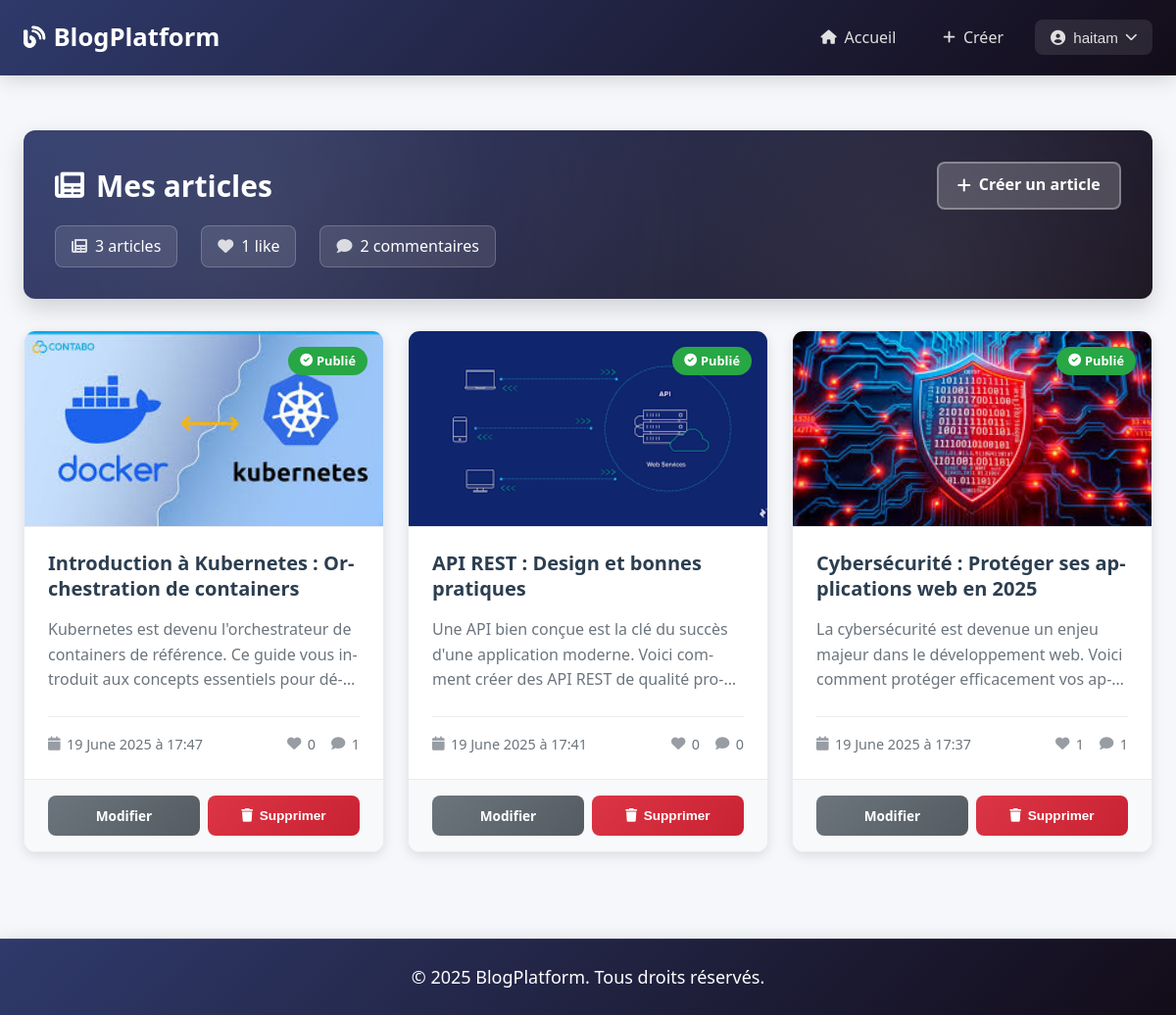
The app's page /my-articles (signed in) with its own data.
### tables this page shows
CREATE TABLE users (
                id INTEGER PRIMARY KEY AUTOINCREMENT,
                username TEXT UNIQUE NOT NULL,
                email TEXT UNIQUE NOT NULL,
                password_hash TEXT NOT NULL,
                created_at TIMESTAMP DEFAULT CURRENT_TIMESTAMP
            );

CREATE TABLE articles (
                id INTEGER PRIMARY KEY AUTOINCREMENT,
                title TEXT NOT NULL,
                description TEXT,
                content TEXT NOT NULL,
                image_filename TEXT,
                author_id INTEGER NOT NULL,
                created_at TIMESTAMP DEFAULT CURRENT_TIMESTAMP,
                updated_at TIMESTAMP DEFAULT CURRENT_TIMESTAMP,
                FOREIGN KEY (author_id) REFERENCES users (id)
            );

### main.py (the view)
@app.route("/my-articles")
def my_articles():
    user = get_current_user()
    if not user:
        return redirect(url_for("login"))
    articles = db.get_user_articles(user["id"])
    return render_template(
        "user/my_articles.html",
        title="Mes articles - Blog Platform",
        user=user,
        articles=articles
    )

### database.py (called while the page is built)
    def get_connection(self):
        conn = sqlite3.connect(self.db_path)
        conn.row_factory = sqlite3.Row
        return conn

    def get_user_articles(self, user_id):
        conn = self.get_connection()
        cursor = conn.cursor()
        cursor.execute('''
            SELECT a.*, u.username as author_name,
                   (SELECT COUNT(*) FROM likes WHERE article_id = a.id) as likes_count,
                   (SELECT COUNT(*) FROM comments WHERE article_id = a.id) as comments_count
            FROM articles a
            JOIN users u ON a.author_id = u.id
            WHERE a.author_id = ?
            ORDER BY a.created_at DESC
        ''', (user_id,))
        articles = cursor.fetchall()
        conn.close()
        return [dict(article) for article in articles]

### main.py (called while the page is built)
@app.template_filter('format_date')
def format_date_filter(date_value):
    if isinstance(date_value, str):
        try:
            date_value = datetime.fromisoformat(date_value.replace('Z', '+00:00'))
        except ValueError:
            try:
                date_value = datetime.strptime(date_value, '%Y-%m-%d %H:%M:%S')
            except ValueError:
                return date_value  # Retourner tel quel si impossible à analyser
    if isinstance(date_value, datetime):
        return date_value.strftime('%d %B %Y à %H:%M')
    return str(date_value)  # Solution de secours vers représentation string

@app.template_filter('truncate')
def truncate_filter(text, length=100):
    if not text:
        return ""
    text = str(text)
    if len(text) <= length:
        return text
    return text[:length].rstrip() + "..."

def get_current_user():
    sid = request.cookies.get("session_id")
    return session_mgr.get_user(sid) if sid else None

### utils/session_manager.py (called while the page is built)
    def get_user(self, session_id):
        if not session_id:
            return None
        session_file = os.path.join(self.sessions_dir, f"{session_id}.json")
        if not os.path.exists(session_file):
            return None
        try:
            with open(session_file, 'r') as f:
                session_data = json.load(f)
            expires_at = datetime.fromisoformat(session_data['expires_at'])
            if datetime.now() > expires_at:
                self.destroy_session(session_id)
                return None
            return session_data['user']
        except (json.JSONDecodeError, KeyError, ValueError):
            self.destroy_session(session_id)
            return None

### templates/user/my_articles.html (shortened to what this page needs)
{% extends "base.html" %}
{% block content %}
<div class="page-header">
    <div class="header-content">
        <h2><i class="fas fa-newspaper"></i> Mes articles</h2>
        <a href="/create-article" class="btn-create">
            <i class="fas fa-plus"></i> Créer un article
        </a>
    </div>
    {% if articles %}
    <div class="header-stats">
        <div class="stat-item">
            <i class="fas fa-newspaper"></i>
            <span>{{ articles|length }} article{{ 's' if articles|length != 1 else '' }}</span>
        </div>
        <div class="stat-item">
            <i class="fas fa-heart"></i>
            <span>{{ articles|sum(attribute='likes_count') }} like{{ 's' if articles|sum(attribute='likes_count') != 1
                else '' }}</span>
        </div>
        <div class="stat-item">
            <i class="fas fa-comment"></i>
            <span>{{ articles|sum(attribute='comments_count') }} commentaire{{ 's' if
                articles|sum(attribute='comments_count') != 1 else '' }}</span>
        </div>
    </div>
    {% endif %}
</div>
{% if articles %}
<div class="article-list">
    {% for a in articles %}
    <div class="article-card" data-article-id="{{ a.id }}">
        <div class="card-header">
            <div class="article-image-container">
                {% if a.image_filename %}
                <img src="/static/{{ a.image_filename }}" alt="{{ a.title }}" class="article-image" />
                {% endif %}
                <div class="article-status">
                    <div class="status-badge">
                        <i class="fas fa-check-circle"></i> Publié
                    </div>
                </div>
            </div>
        </div>
        <div class="card-content">
            <h3>
                <a href="/article/{{ a.id }}">{{ a.title }}</a>
            </h3>
            <p>{{ a.content|truncate(150) }}</p>
            <div class="article-meta">
                <div class="meta-item">
                    <i class="fas fa-calendar"></i>
                    <span>{{ a.created_at|format_date }}</span>
                </div>
                <div class="meta-group">
                    <div class="meta-item">
                        <i class="fas fa-heart"></i>
                        <span>{{ a.likes_count }}</span>
                    </div>
                    <div class="meta-item">
                        <i class="fas fa-comment"></i>
                        <span>{{ a.comments_count }}</span>
                    </div>
                </div>
            </div>
        </div>
        <div class="article-actions">
            <a href="/edit-article/{{ a.id }}" class="btn btn-secondary">Modifier</a>
            <button onclick="deleteArticle({{ a.id }})" class="btn btn-danger">
                <i class="fas fa-trash"></i> Supprimer
            </button>
        </div>
    </div>
    {% endfor %}
</div>
{% endif %}
{% endblock %}
{% block styles %}
<link rel="stylesheet" href="{{ url_for('static', filename='css/user/my_articles.css') }}">
{% endblock %}

### templates/partials/navbar.html (shortened to what this page needs)
<header class="header">
    <nav class="navbar">
        <a href="/" class="logo">
            <i class="fas fa-blog"></i>BlogPlatform
        </a>
        <div class="nav-menu" id="navMenu">
            <a href="/" class="nav-link">
                <i class="fas fa-home"></i>Accueil
            </a>
            {% if user %}
            <a href="/create-article" class="nav-link">
                <i class="fas fa-plus"></i>Créer
            </a>
            <div class="nav-dropdown" id="userDropdown">
                <button class="nav-dropdown-btn">
                    <i class="fas fa-user-circle"></i>{{ user.username }}
                    <i class="fas fa-chevron-down"></i>
                </button>
            </div>
            {% endif %}
        </div>
    </nav>
</header>

### static/css/base.css (style rules this page uses)
:root { --primary-color: #007bff; --primary-dark: #0056b3; --primary-light: #66b3ff; --secondary-color: #6c757d; --success-color: #28a745; --danger-color: #dc3545; --warning-color: #ffc107; --info-color: #17a2b8; --light-color: #f8f9fa; --dark-color: #343a40; --background-color: #f5f7fa; --card-background: #ffffff; --text-color: #2c3e50; --text-muted: #6c757d; --border-color: #e9ecef; --shadow-sm: 0 2px 4px rgba(0, 0, 0, 0.06); --shadow-md: 0 4px 12px rgba(0, 0, 0, 0.1); --shadow-lg: 0 10px 25px rgba(0, 0, 0, 0.15); --border-radius: 8px; --border-radius-lg: 12px; --transition: all 0.3s cubic-bezier(0.4, 0, 0.2, 1); }
*, *::before, *::after { box-sizing: border-box; margin: 0; padding: 0; }
html { font-size: 16px; scroll-behavior: smooth; }
body { font-family: 'Segoe UI', Tahoma, Geneva, Verdana, sans-serif; background: var(--background-color); color: var(--text-color); line-height: 1.6; -webkit-font-smoothing: antialiased; -moz-osx-font-smoothing: grayscale; }
h1, h2, h3, h4, h5, h6 { font-weight: 600; line-height: 1.3; margin-bottom: 0.8rem; color: var(--dark-color); }
h2 { font-size: clamp(1.5rem, 4vw, 2rem); }
h3 { font-size: clamp(1.25rem, 3vw, 1.5rem); }
p { margin-bottom: 1rem; color: var(--text-color); }
a { color: var(--primary-color); text-decoration: none; transition: var(--transition); }
.btn { display: inline-flex; align-items: center; justify-content: center; gap: 0.5rem; padding: 0.7rem 1.5rem; border: 2px solid transparent; border-radius: var(--border-radius); cursor: pointer; text-decoration: none; font-size: 0.95rem; font-weight: 500; transition: var(--transition); position: relative; overflow: hidden; }
.btn::before { content: ''; position: absolute; top: 0; left: -100%; width: 100%; height: 100%; background: linear-gradient(90deg, transparent, rgba(255, 255, 255, 0.2), transparent); transition: left 0.5s; }
.btn-secondary { background: var(--card-background); color: var(--secondary-color); border-color: var(--border-color); }
.card-header { background: var(--light-color); border-bottom: 1px solid var(--border-color); font-weight: 600; }

### static/css/partials/navbar.css (style rules this page uses)
.header { background: linear-gradient(135deg, #2f3a6b 0%, #130c19 100%); box-shadow: 0 4px 20px rgba(0, 0, 0, 0.15); position: sticky; top: 0; z-index: 1000; backdrop-filter: blur(10px); }
.navbar { display: flex; align-items: center; justify-content: space-between; max-width: 1200px; margin: 0 auto; padding: clamp(0.8rem, 2vw, 1rem) clamp(1rem, 2vw, 1.5rem); }
.logo { color: #fff; text-decoration: none; font-size: clamp(1.4rem, 3vw, 1.6rem); font-weight: 700; display: flex; align-items: center; transition: all 0.3s ease; background: white; -webkit-background-clip: text; -webkit-text-fill-color: transparent; background-clip: text; }
.logo i { margin-right: 0.5rem; background: white; -webkit-background-clip: text; -webkit-text-fill-color: transparent; font-size: 1.4rem; }
.nav-menu { display: flex; align-items: center; gap: 1rem; }
.nav-link { color: #e0e0e0; text-decoration: none; padding: clamp(0.5rem, 1vw, 0.6rem) 1rem; display: flex; align-items: center; border-radius: 8px; transition: all 0.3s ease; position: relative; font-weight: 500; }
.nav-link i { margin-right: 0.5rem; font-size: 0.9rem; }
.nav-dropdown { position: relative; }
.nav-dropdown-btn { background: rgba(255, 255, 255, 0.1); padding: clamp(0.5rem, 1vw, 0.6rem) 1rem; border: none; color: #e0e0e0; cursor: pointer; display: flex; align-items: center; font-size: 0.95rem; gap: 0.5rem; border-radius: 8px; transition: all 0.3s ease; font-weight: 500; backdrop-filter: blur(10px); }
.nav-dropdown-btn i:last-child { transition: transform 0.3s ease; font-size: 0.8rem; }

### records on screen
users: username "haitam"
articles: image_filename (picture), title "Introduction à Kubernetes : Orchestration de containers", content "Kubernetes est devenu l'orchestrateur de containers de référence. Ce guide vous introduit aux concepts essentiels…", created_at "19 June 2025 à 17:47", likes_count "0", comments_count "1"
articles: image_filename (picture), title "API REST : Design et bonnes pratiques", content "Une API bien conçue est la clé du succès d'une application moderne. Voici comment créer des API REST de…", created_at "19 June 2025 à 17:41", likes_count "0", comments_count "0"
articles: image_filename (picture), title "Cybersécurité : Protéger ses applications web en 2025", content "La cybersécurité est devenue un enjeu majeur dans le développement web. Voici comment protéger efficacement…", created_at "19 June 2025 à 17:37", likes_count "1", comments_count "1"

### other values on screen
{{ articles|length }} "3"
{{ 's' if articles|length != 1 else '' }} "s"
{{ articles|sum(attribute='likes_count') }} "1"
{{ articles|sum(attribute='comments_count') }} "2"
